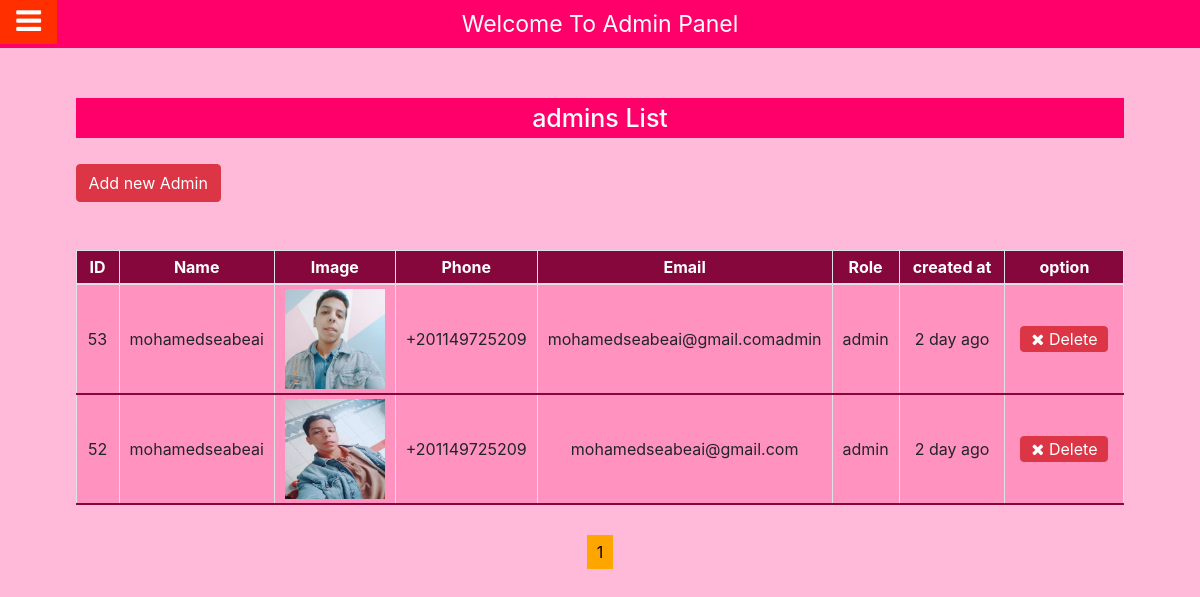
Screenshot of /admin/admins_list.php (signed in) with the database file from the repository.
### tables this page shows
CREATE TABLE `users` (
  `id` int(11) NOT NULL,
  `username` varchar(255) DEFAULT NULL,
  `email` varchar(255) NOT NULL,
  `password` varchar(255) NOT NULL,
  `phone` varchar(50) NOT NULL,
  `profile_img` varchar(255) DEFAULT NULL,
  `role` enum('user','admin') NOT NULL,
  `created_at` timestamp NOT NULL DEFAULT current_timestamp(),
  `update_at` datetime NOT NULL
);

### admin/classes/DBconnect.class.php (called while the page is built, shortened)
<?php
class DBconnect{
  private $host = 'mysql:host=localhost;dbname=vcare_clinic';
  private $user = 'root';
  private $pass = '';
  public function __construct(){
    $class = get_called_class();
    $this->table = strtolower($class);
  }
  public function connect(){
      try{
        $db = new PDO($this->host, $this->user, $this->pass);
        $db->setAttribute(PDO::ATTR_ERRMODE, PDO::ERRMODE_EXCEPTION);
        return $db;
      }
      catch(PDOException $e){
       echo 'faild to connect with database' . $e->getMessage();
      }
  }
    function getDataPaginate($table, $col = '*', $filter = true, $start_from, $results_per_page)
    {
        $query = "SELECT $col FROM $table WHERE $filter ORDER BY id desc LIMIT $start_from, $results_per_page";
        $sql = DBconnect::connect()->query($query);
        return $sql->fetchAll(\PDO::FETCH_ASSOC);
    }
    public function getCountData($table, $filter = true){
      $query = "SELECT count(id) FROM $table WHERE $filter";
      $stmt = $this->connect()->prepare($query);
      $stmt->execute();
      $row = $stmt->fetch();
      return $row[0];
    }
}

### admin/inc_classes.php (called while the page is built, shortened)
<?php
$date = new Date();
$user = new Users();
?>

### admin/classes/Model.class.php (called while the page is built, shortened)
<?php
class Model extends DBconnect{
    function paginate($cols = '*', $filter = true, $start_from, $results_per_page)
    {
        return $this->getDataPaginate($this->table, $cols, $filter, $start_from, $results_per_page );
    }
    function count($filter)
    {
        return $this->getCountData($this->table, $filter);
    }
}

### admin/classes/Date.class.php (called while the page is built, shortened)
<?php
 final class Date{
   final public function date_differance($date_in_database){
    $current_timezone = timezone_open('Africa/Cairo');
    $old_date = date_create($date_in_database, $current_timezone);
    $current_date = date_create('',$current_timezone);
    $date_diff = date_diff($current_date, $old_date);
       $year = $date_diff->y;
       $month = $date_diff->m;
       $day = $date_diff->d;
    if($year == 0 && $month == 0 && $day != 0){
      return $day . " day ago";
    }
  }
}

### admin/admins_list.php (the view, shortened to what this page needs)
<?php include_once('templates/header.php'); ?>
<body>
<?php include_once('templates/navbar.php'); ?>
<?php
if (!isset($_GET['page'])) {
  $page = 1;
}
$results_per_page = 5;
$start_from = ( $page - 1 ) * $results_per_page;
$number_of_result = $user->count(filter: "role = 'admin'");
$number_of_page = ceil($number_of_result / $results_per_page);
?>
<div class="main-body">
 <div class="container">
  <div class="row">
    <div class="responsive-table m-auto">
      <h2 class="text-center">admins List</h2>
      <a class="btn btn-danger mb-5" href="add_admin.php">Add new Admin</a>
      <table class="table-bordered">
       <thead class="text-center">
         <tr>
          <th>ID</th>
          <th>Name</th>
          <th>Image</th>
          <th>Phone</th>
          <th>Email</th>
          <th>Role</th>
          <th>created at</th>
          <th>option</th>
        </tr>
       </thead>
        <tbody class="text-center">
        <?php
            $admins = $user->paginate(cols: "*",filter: "role = 'admin'" ,start_from: $start_from, results_per_page: $results_per_page);
            if(!empty($admins)){
                foreach($admins as $admin){
                ?>
                <tr>
                    <td><?php echo $admin['id']; ?></td>
                    <td><?php echo $admin['username']; ?></td>
                    <td>
                      <img src="<?php echo 'assets\images\admins\\' . $admin['profile_img']; ?>" alt="" width="100" height="100">
                    </td>
                    <td><?php echo $admin['phone']; ?></td>
                    <td><?php echo $admin['email']; ?></td>
                    <td><?php echo $admin['role']; ?></td>
                    <td><?php echo $date->date_differance($admin['created_at']); ?></td>
                    <td>
                      <a href="validateForms/admins/delete_admin.php?admin_id=<?php echo $admin['id']; ?>&page=<?php echo $page; ?>" class="btn btn-danger custom-btn"><i class="fa fa-close"></i>Delete</a>
                    </td>
                </tr>
                    <?php
                    }
                }else{ ?>
                <div class="alert alert-danger">There is no admins yet</div>
            <?php } ?>
        </tbody>
      </table>
      </div>
    </div>
   </div>
   <div class="order-list">
          <ul class="list-unstyled">
            <?php for($page = 1; $page <= $number_of_page; $page++) { ?>
                <li
                <?php if (isset($_GET['page']) && $_GET['page'] == $page): ?>
                            style="background-color: red;"
                <?php endif; ?>>
                <a href="admins_list.php?page=<?php echo $page; ?>"><?php echo $page; ?></a></li>
              <?php } ?>
          </ul>
    </div>
 </div>
<?php require_once('templates/footer.php');

### admin/assets/css/main.css (style rules this page uses)
body { overflow-x: hidden; background: #ff007645; }
.main-body { padding: 0; }
.order-list ul { display: flex; justify-content: center; margin-top: 30px; }
.order-list ul li { padding: 5px 10px; background-color: orange; margin: 0 1px; }
.order-list ul li a { text-decoration: none; color: black; }
.main-body { margin-top: 50px; }
.responsive-table h2, .form-box h2 { background: #ff006a; margin-bottom: 26px; font-size: 25px; padding: 5px 0; color: #fff; }
table thead tr { background: #86073c; color: #fff; }
table thead tr th { padding: 4px 13px; }
table tbody tr { padding: 4px 10px; background-color: #ff92bf; border-bottom: 2px solid #86073c; }
table tbody tr td { padding: 4px 10px; }
.custom-btn { padding: 0 10px; margin: 2px 5px; }
.custom-btn i { margin: 0 5px 0 0 ; }

### rows the page displays
users: id "53", username "mohamedseabeai", profile_img (picture), phone "+201149725209", email "mohamedseabeai@gmail.comadmin", role "admin", created_at "2 day ago"
users: id "52", username "mohamedseabeai", profile_img (picture), phone "+201149725209", email "mohamedseabeai@gmail.com", role "admin", created_at "2 day ago"
